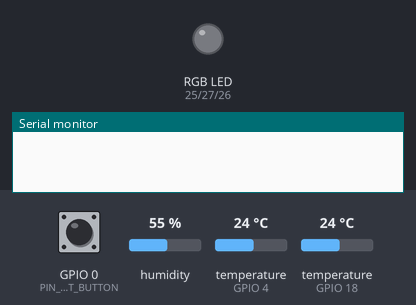
Simulated run of this sketch. Board: ESP32. Parts: an RGB LED mixed from three pins (HIGH = lit), the last lines printed to the serial monitor. The test bench sets the inputs (shaded band); at power-on: GPIO 0 (PIN_BOOT_BUTTON) HIGH, humidity 55 %, temperature (sensors on GPIO 4, GPIO 18) 24 °C. WiFi joins after 1.5 s; servers stay silent unless stated; uploads are accepted with an empty reply; the local clock reads 2024-03-15 10:24:30 at power-on unless the sketch sets it.

Above: at 0.0 s.
At 5.6 s:
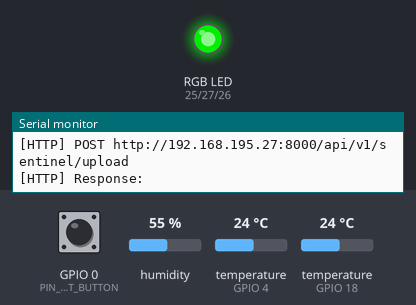
5.7 s: GPIO 0 (PIN_BOOT_BUTTON) pulled LOW for 0.15 s
At 6.01 s:
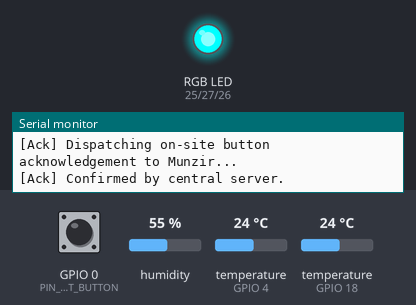
Timing chart, 0 to 8.7 s (numbered marks = the images above; inputs shaded):
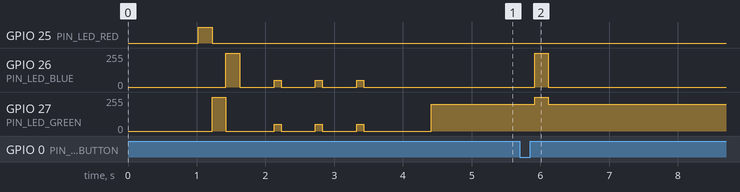

The sketch:

sentinel_node.ino
```cpp
/**
 * Munzir Sentinel — On-Site WBGT Microclimate Hardware Node
 * Firmware for ESP32 DevKit + DHT22 + DS18B20 Black Globe + RGB LED
 *
 * Functions:
 * 1. Reads air temp, humidity, and globe temperature every 60 seconds
 * 2. Computes Stull natural wet-bulb and estimated WBGT
 * 3. Transmits telemetry to Munzir REST API
 * 4. Receives calibrated alert level and drives on-board multi-pattern RGB LED
 * 5. Handles on-board BOOT button for on-site operator acknowledgement
 * 6. Graceful offline fallback with blue-blip status pattern
 */

#include <WiFi.h>
#include <HTTPClient.h>
#include <DHT.h>
#include <OneWire.h>
#include <DallasTemperature.h>
#include <ArduinoJson.h> // Library: ArduinoJson by Benoit Blanchon (v6 or v7)
#include <math.h>

#include "config.h"

// --- Hardware Sensors ---
DHT dht(PIN_DHT22, DHT22);
OneWire oneWire(PIN_DS18B20);
DallasTemperature ds18b20(&oneWire);

// --- Operational State Variables ---
unsigned long lastUploadTime = 0;
unsigned long validUntilEpoch = 0;
int seqNumber = 0;
int failedUploadsInRow = 0;
bool isOfflineMode = false;
volatile bool buttonPressedFlag = false;
unsigned long lastButtonInterrupt = 0;

String currentAlertLevel = "None";

// --- LED Helper Functions ---
void setRgbColor(uint8_t r, uint8_t g, uint8_t b) {
  if (LED_COMMON_ANODE) {
    r = 255 - r;
    g = 255 - g;
    b = 255 - b;
  }
  analogWrite(PIN_LED_RED, r);
  analogWrite(PIN_LED_GREEN, g);
  analogWrite(PIN_LED_BLUE, b);
}

void turnLedOff() {
  setRgbColor(0, 0, 0);
}

// Drive LED pattern non-blocking
void updateLedPattern() {
  unsigned long now = millis();

  if (isOfflineMode) {
    // Blue blip pattern (100ms blue flash every 2 seconds)
    if ((now % 2000) < 100) {
      setRgbColor(0, 0, 255); // Blue flash
    } else {
      // Local fallback colour
      setRgbColor(0, 60, 0);  // Dim green
    }
    return;
  }

  if (currentAlertLevel == "Alert") {
    // Fast Red Blink (250ms on / 250ms off)
    if ((now % 500) < 250) {
      setRgbColor(255, 0, 0); // Bright Red
    } else {
      turnLedOff();
    }
  } else if (currentAlertLevel == "Warning") {
    // Double Orange Blink
    unsigned long cycle = now % 1000;
    if ((cycle < 150) || (cycle >= 250 && cycle < 400)) {
      setRgbColor(255, 90, 0); // Orange
    } else {
      turnLedOff();
    }
  } else if (currentAlertLevel == "Watch") {
    // Slow Yellow Blink (1 Hz)
    if ((now % 1000) < 500) {
      setRgbColor(255, 180, 0); // Yellow
    } else {
      turnLedOff();
    }
  } else {
    // Normal: Solid Green
    setRgbColor(0, 200, 0);
  }
}

// --- BOOT Button ISR ---
void IRAM_ATTR handleButtonInterrupt() {
  unsigned long now = millis();
  // 300ms debounce
  if (now - lastButtonInterrupt > 300) {
    buttonPressedFlag = true;
    lastButtonInterrupt = now;
  }
}

// --- Micrometeorological Physics (Stull 2011) ---
float computeStullWetBulb(float t, float rh) {
  if (rh < 1.0) rh = 1.0;
  if (rh > 100.0) rh = 100.0;

  float tw = t * atan(0.151977 * sqrt(rh + 8.313659))
           + atan(t + rh)
           - atan(rh - 1.676331)
           + 0.00391838 * pow(rh, 1.5) * atan(0.023101 * rh)
           - 4.686035;
  return tw;
}

float computeEstimatedWbgt(float tAir, float rh, float tGlobe, bool indoor) {
  float tnw = computeStullWetBulb(tAir, rh);
  float wbgt = 0.0;
  if (indoor || isnan(tGlobe)) {
    float tgEffective = isnan(tGlobe) ? tAir : tGlobe;
    wbgt = 0.7 * tnw + 0.3 * tgEffective;
  } else {
    wbgt = 0.7 * tnw + 0.2 * tGlobe + 0.1 * tAir;
  }
  return wbgt;
}

// --- Wi-Fi Connection Management ---
void ensureWiFiConnected() {
  if (WiFi.status() == WL_CONNECTED) return;

  Serial.print("[WiFi] Connecting to 2.4GHz network: ");
  Serial.println(WIFI_SSID);

  WiFi.mode(WIFI_STA);
  WiFi.begin(WIFI_SSID, WIFI_PASSWORD);

  int attempts = 0;
  while (WiFi.status() != WL_CONNECTED && attempts < 20) {
    delay(500);
    Serial.print(".");
    // Pulse cyan during connection attempt
    setRgbColor(0, 50, 50);
    delay(100);
    turnLedOff();
    attempts++;
  }

  if (WiFi.status() == WL_CONNECTED) {
    Serial.println("\n[WiFi] Connected! IP: " + WiFi.localIP().toString());
    configTime(0, 0, "pool.ntp.org", "time.google.com");
  } else {
    Serial.println("\n[WiFi] Connection timeout. Operating in offline mode.");
    isOfflineMode = true;
  }
}

// --- Telemetry Upload ---
void uploadTelemetry() {
  ensureWiFiConnected();

  // 1. Read Sensors
  float airTemp = dht.readTemperature();
  float humidity = dht.readHumidity();

  ds18b20.requestTemperatures();
  float globeTemp = ds18b20.getTempCByIndex(0);

  bool dhtOk = (!isnan(airTemp) && !isnan(humidity) && airTemp > -10.0 && airTemp < 65.0 && humidity >= 0 && humidity <= 100);
  bool globeOk = (!isnan(globeTemp) && globeTemp > -10.0 && globeTemp < 85.0 && globeTemp != -127.0 && globeTemp != 85.0);

  float wbgtEst = 0.0;
  if (dhtOk) {
    wbgtEst = computeEstimatedWbgt(airTemp, humidity, globeOk ? globeTemp : airTemp, INDOOR_MODE_DEFAULT);
  }

  Serial.println("----------------------------------------------");
  Serial.printf("[Sensors] Air: %.1f °C | RH: %.1f %% | Globe: %.1f °C | Est WBGT: %.1f °C\n",
                airTemp, humidity, globeTemp, wbgtEst);

  if (WiFi.status() != WL_CONNECTED) {
    failedUploadsInRow++;
    if (failedUploadsInRow >= 3) isOfflineMode = true;
    return;
  }

  // 2. Build JSON
  StaticJsonDocument<512> doc;
  doc["node_id"] = NODE_ID;
  doc["seq"] = ++seqNumber;

  // Format current ISO timestamp
  char tsBuffer[32];
  time_t nowSecs = time(nullptr);
  if (nowSecs > 100000000) {
    struct tm *utc = gmtime(&nowSecs);
    strftime(tsBuffer, sizeof(tsBuffer), "%Y-%m-%dT%H:%M:%SZ", utc);
  } else {
    snprintf(tsBuffer, sizeof(tsBuffer), "2026-11-06T%02d:%02d:%02dZ",
             (int)((millis() / 3600000) % 24), (int)((millis() / 60000) % 60), (int)((millis() / 1000) % 60));
  }
  doc["ts"] = tsBuffer;

  if (dhtOk) {
    doc["air_temp_c"] = round(airTemp * 10.0) / 10.0;
    doc["rh_pct"] = round(humidity * 10.0) / 10.0;
  } else {
    doc["air_temp_c"] = (char*)NULL;
    doc["rh_pct"] = (char*)NULL;
  }

  if (globeOk) {
    doc["globe_temp_c"] = round(globeTemp * 10.0) / 10.0;
  } else {
    doc["globe_temp_c"] = (char*)NULL;
  }

  if (dhtOk) {
    doc["wbgt_est_c"] = round(wbgtEst * 10.0) / 10.0;
  } else {
    doc["wbgt_est_c"] = (char*)NULL;
  }

  JsonObject ok = doc.createNestedObject("ok");
  ok["dht"] = dhtOk;
  ok["globe"] = globeOk;
  ok["rssi"] = WiFi.RSSI();

  String jsonString;
  serializeJson(doc, jsonString);

  // 3. POST to Munzir REST API
  HTTPClient http;
  String uploadUrl = String(MUNZIR_API_BASE) + "/api/v1/sentinel/upload";
  http.begin(uploadUrl);
  http.addHeader("Content-Type", "application/json");
  http.addHeader("X-Sentinel-Key", SENTINEL_API_KEY);
  http.setTimeout(5000); // 5-second SLA timeout

  Serial.print("[HTTP] POST ");
  Serial.println(uploadUrl);

  int httpCode = http.POST(jsonString);

  if (httpCode == 200) {
    String response = http.getString();
    Serial.println("[HTTP] Response: " + response);

    StaticJsonDocument<256> respDoc;
    DeserializationError error = deserializeJson(respDoc, response);

    if (!error) {
      currentAlertLevel = respDoc["level"].as<String>();
      failedUploadsInRow = 0;
      isOfflineMode = false;
      Serial.println("[Sentinel] Updated Alert Level: " + currentAlertLevel);
    }
  } else {
    Serial.printf("[HTTP] POST failed, error code: %d\n", httpCode);
    failedUploadsInRow++;
    if (failedUploadsInRow >= 3) {
      Serial.println("[Sentinel] 3 consecutive upload failures. Switching to OFFLINE mode.");
      isOfflineMode = true;
    }
  }
  http.end();
}

// --- Operator Button Acknowledgement Dispatch ---
void sendButtonAck() {
  if (WiFi.status() != WL_CONNECTED) {
    Serial.println("[Ack] Button pressed while Wi-Fi offline. Local feedback only.");
    return;
  }

  HTTPClient http;
  String ackUrl = String(MUNZIR_API_BASE) + "/api/v1/sentinel/ack";
  http.begin(ackUrl);
  http.addHeader("Content-Type", "application/json");
  http.setTimeout(3000);

  StaticJsonDocument<128> doc;
  doc["node_id"] = NODE_ID;

  String jsonPayload;
  serializeJson(doc, jsonPayload);

  Serial.println("[Ack] Dispatching on-site button acknowledgement to Munzir...");
  int code = http.POST(jsonPayload);
  if (code == 200) {
    Serial.println("[Ack] Confirmed by central server.");
    // Visual flash confirmation (Cyan flash)
    setRgbColor(0, 255, 255);
    delay(200);
  }
  http.end();
}

// --- Main Arduino Setup ---
void setup() {
  Serial.begin(115200);
  delay(1000);
  Serial.println("\n==========================================");
  Serial.println("  Munzir Sentinel — Hardware Node v1.0.0  ");
  Serial.println("  Shade-Mounted On-Site WBGT Microclimate ");
  Serial.println("==========================================");

  // Configure RGB LED pins
  pinMode(PIN_LED_RED, OUTPUT);
  pinMode(PIN_LED_GREEN, OUTPUT);
  pinMode(PIN_LED_BLUE, OUTPUT);
  turnLedOff();

  // Configure on-board BOOT button
  pinMode(PIN_BOOT_BUTTON, INPUT_PULLUP);
  attachInterrupt(digitalPinToInterrupt(PIN_BOOT_BUTTON), handleButtonInterrupt, FALLING);

  // Initialize sensors
  dht.begin();
  ds18b20.begin();

  // Test LED cycle (Red -> Green -> Blue -> Off)
  setRgbColor(255, 0, 0); delay(200);
  setRgbColor(0, 255, 0); delay(200);
  setRgbColor(0, 0, 255); delay(200);
  turnLedOff();

  // Initial Wi-Fi connection
  ensureWiFiConnected();

  // Perform initial telemetry upload
  uploadTelemetry();
  lastUploadTime = millis();
}

// --- Main Loop ---
void loop() {
  unsigned long now = millis();

  // Check physical button press
  if (buttonPressedFlag) {
    buttonPressedFlag = false;
    sendButtonAck();
  }

  // Periodic telemetry upload every UPLOAD_INTERVAL_MS (60s)
  if (now - lastUploadTime >= UPLOAD_INTERVAL_MS) {
    lastUploadTime = now;
    uploadTelemetry();
  }

  // Continuously animate LED patterns
  updateLedPattern();

  delay(20); // Small loop pacing
}
```

config.h
```cpp
#ifndef SENTINEL_CONFIG_H
#define SENTINEL_CONFIG_H

// --- Munzir Sentinel Node Configuration ---
// Adjust these parameters before flashing to your ESP32 DevKit

// 1. Wi-Fi Configuration (2.4 GHz only)
// If using phone hotspot, enable "Maximize Compatibility" / 2.4 GHz mode
#define WIFI_SSID         "MOTO E13"
#define WIFI_PASSWORD     "1234567890"

// 2. Munzir Central Platform API URL
// For local testing: "http://<YOUR_LAPTOP_IP>:8000"
// For live Azure Container App: "https://munzir.agreeablestone-12345.uaenorth.azurecontainerapps.io"
#define MUNZIR_API_BASE   "http://192.168.195.27:8000"
#define SENTINEL_API_KEY  "munzir_sentinel_secret_2026"

// 3. Hardware Identity
#define NODE_ID           "SENT-001"

// 4. Pin Assignments (ESP32 DevKit - 3 Individual RGB/RBG LEDs: Red, Blue, Green)
#define PIN_DHT22         4       // DHT22 Data pin (Keep outside in ambient shade)
#define PIN_DS18B20       18      // DS18B20 1-Wire Data pin (Suspend in black box, needs 4.7kΩ pull-up to 3.3V)
#define PIN_LED_RED       25      // Red LED (Alert / Immediate hazard stop) via 220Ω resistor
#define PIN_LED_BLUE      26      // Blue LED (Warning / Caution) via 220Ω resistor
#define PIN_LED_YELLOW    PIN_LED_BLUE // Compatibility alias
#define PIN_LED_GREEN     27      // Green LED (Normal / Safe) via 220Ω resistor
#define PIN_BOOT_BUTTON   0       // Built-in BOOT button (GPIO 0 on standard ESP32)

// 5. LED Type Configuration
// Set to true if common-anode; false if common-cathode
#define LED_COMMON_ANODE  false

// 6. Timing Intervals
#define UPLOAD_INTERVAL_MS   60000   // Telemetry sample rate: 1 minute
#define HEARTBEAT_TIMEOUT_MS 180000  // 3 missed uploads -> switch to offline mode

// 7. Sensor Operational Mode
// true = indoor / canteen mode (no solar radiant term)
// false = outdoor shade mode (includes black globe radiant term)
#define INDOOR_MODE_DEFAULT  false

#endif // SENTINEL_CONFIG_H
```

Measured:
- after the input at 5.7 s, GPIO 26 (PIN_LED_BLUE): 0/255 → 255/255 after 0.22 s, → 0/255 0.20 s later; GPIO 27 (PIN_LED_GREEN): 200/255 → 255/255 after 0.22 s, → 200/255 0.20 s later
